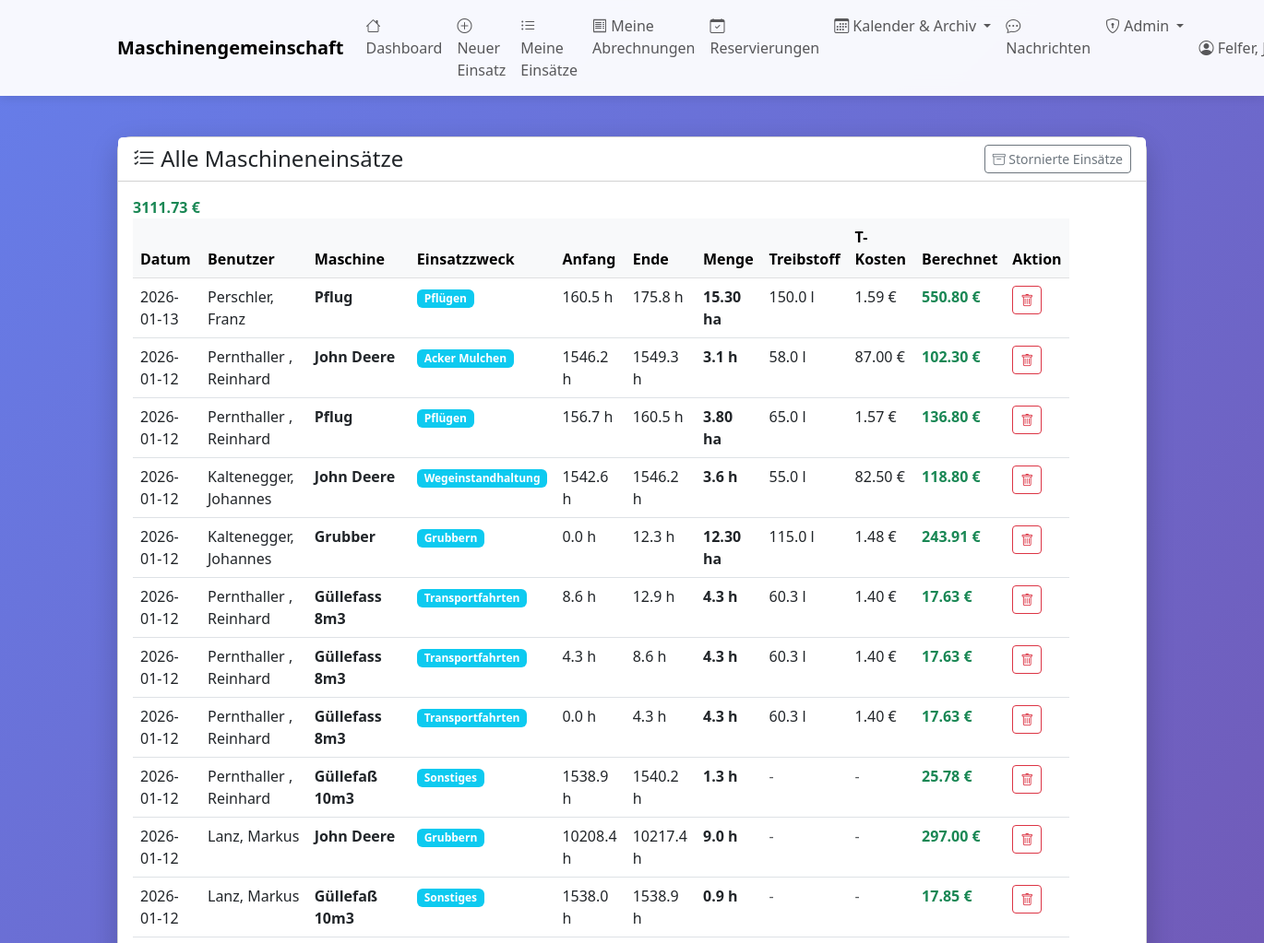
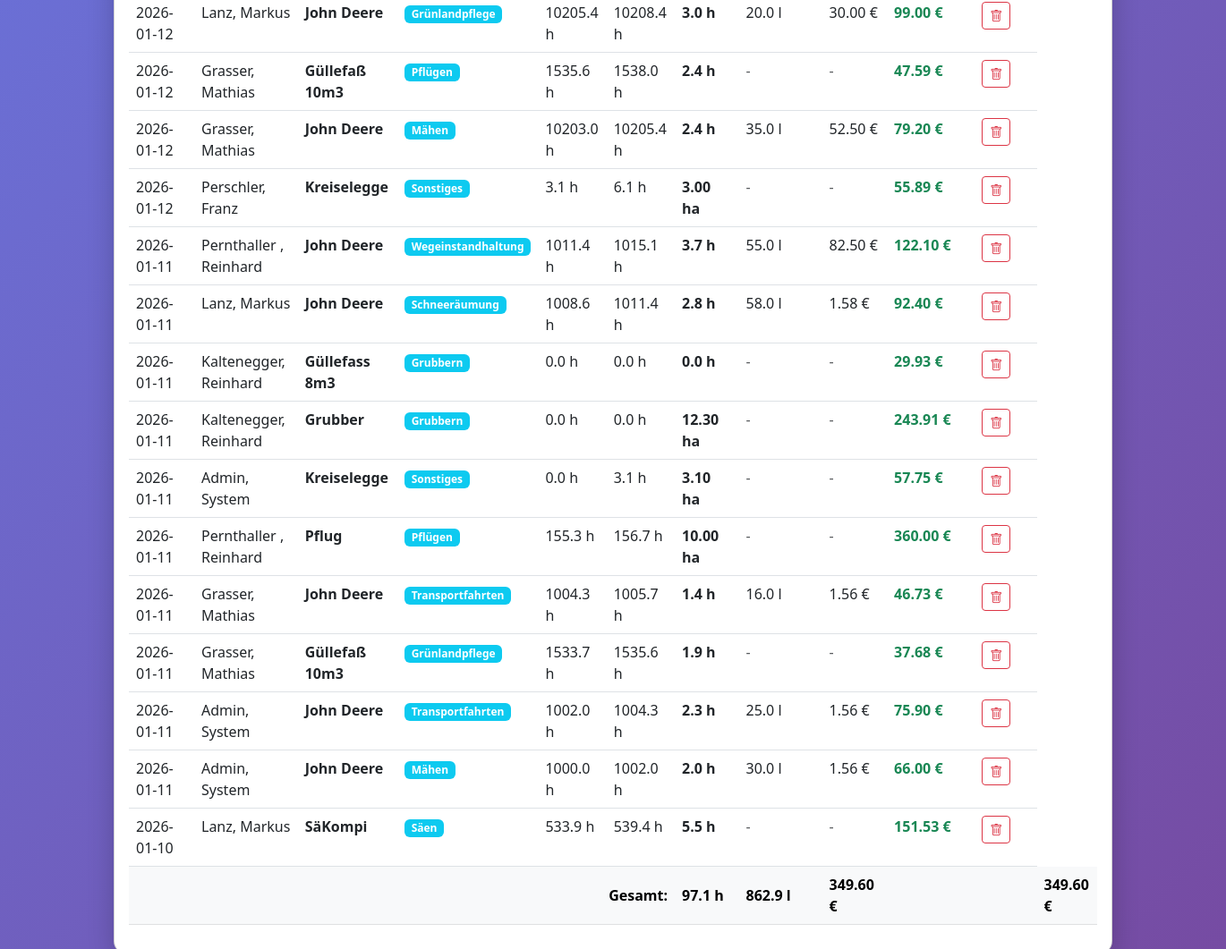
The app's page /admin/alle-einsaetze (signed in) with its own data (2 pictures, top to bottom).
### tables this page shows
CREATE TABLE maschinen (
    id INTEGER PRIMARY KEY AUTOINCREMENT,
    bezeichnung TEXT NOT NULL,
    hersteller TEXT,
    modell TEXT,
    baujahr INTEGER,
    kennzeichen TEXT,
    anschaffungsdatum DATE,
    stundenzaehler_aktuell REAL,
    naechste_wartung_bei REAL,
    aktiv BOOLEAN DEFAULT 1,
    bemerkungen TEXT
, abrechnungsart TEXT DEFAULT 'stunden', preis_pro_einheit REAL DEFAULT 0.0, wartungsintervall INTEGER DEFAULT 50, naechste_wartung REAL, anmerkungen TEXT, erfassungsmodus TEXT DEFAULT 'fortlaufend', gemeinschaft_id INTEGER DEFAULT 1 REFERENCES gemeinschaften(id), anschaffungspreis REAL DEFAULT 0.0, abschreibungsdauer_jahre INTEGER DEFAULT 10, treibstoff_berechnen BOOLEAN DEFAULT 0);

CREATE TABLE einsatzzwecke (
    id INTEGER PRIMARY KEY AUTOINCREMENT,
    bezeichnung TEXT NOT NULL UNIQUE,
    beschreibung TEXT,
    aktiv BOOLEAN DEFAULT 1
);

### web_app.py (the view)
@app.route('/admin/alle-einsaetze')
@admin_required
def admin_alle_einsaetze():
    with MaschinenDBContext(DB_PATH) as db:
        einsaetze = db.get_all_einsaetze()
    return render_template('admin_alle_einsaetze.html', einsaetze=einsaetze)

### database.py (called while the page is built)
    def connect(self):
        self.connection = sqlite3.connect(self.db_path)
        self.connection.row_factory = sqlite3.Row
        self.cursor = self.connection.cursor()

    def close(self):
        if self.connection:
            self.connection.close()

    def get_all_einsaetze(self, limit: int = None) -> List[Dict]:
        sql = "SELECT * FROM einsaetze_uebersicht"
        if limit:
            sql += f" LIMIT {limit}"
        self.cursor.execute(sql)
        return [dict(row) for row in self.cursor.fetchall()]

    def __enter__(self):
        self.connect()
        return self

    def __exit__(self, exc_type, exc_val, exc_tb):
        if exc_type is None:
            self.connection.commit()
        else:
            self.connection.rollback()
        self.close()
        return False

### web_app.py (called while the page is built)
def admin_required(f):
    @wraps(f)
    def decorated_function(*args, **kwargs):
        if 'benutzer_id' not in session:
            flash('Bitte melden Sie sich an.', 'warning')
            return redirect(url_for('login'))
        if not session.get('is_admin'):
            flash('Zugriff verweigert. Administrator-Rechte erforderlich.', 'danger')
            return redirect(url_for('dashboard'))
        return f(*args, **kwargs)
    return decorated_function

### templates/admin_alle_einsaetze.html (shortened to what this page needs)
{% extends "base.html" %}
{% block content %}
<div class="row mt-4">
    <div class="col-12">
        <div class="card">
            <div class="card-header bg-white d-flex justify-content-between align-items-center">
                <h4 class="mb-0">
                    <i class="bi bi-list-check"></i> Alle Maschineneinsätze
                </h4>
                <a href="{{ url_for('admin_stornierte_einsaetze') }}" class="btn btn-outline-secondary btn-sm">
                    <i class="bi bi-archive"></i> Stornierte Einsätze
                </a>
            </div>
            <div class="card-body">
                {% if einsaetze %}
                <div class="table-responsive">
                    <table class="table table-hover">
                        <thead class="table-light">
                            <tr>
                                <th>Datum</th>
                                <th>Benutzer</th>
                                <th>Maschine</th>
                                <th>Einsatzzweck</th>
                                <th>Anfang</th>
                                <th>Ende</th>
                                <th>Menge</th>
                                <th>Treibstoff</th>
                                <th>T-Kosten</th>
                                <th>Berechnet</th>
                                <th>Aktion</th>
                            </tr>
                        </thead>
                        <tbody>
                            {% for einsatz in einsaetze %}
                            <tr>
                                <td>{{ einsatz.datum }}</td>
                                <td>{{ einsatz.benutzer }}</td>
                                <td><strong>{{ einsatz.maschine }}</strong></td>
                                <td><span class="badge bg-info">{{ einsatz.einsatzzweck }}</span></td>
                                <td>{{ "%.1f"|format(einsatz.anfangstand) }} h</td>
                                <td>{{ "%.1f"|format(einsatz.endstand) }} h</td>
                                <td>
                                    {% if einsatz.abrechnungsart == 'hektar' and einsatz.flaeche_menge %}
                                        <strong>{{ "%.2f"|format(einsatz.flaeche_menge) }} ha</strong>
                                    {% elif einsatz.abrechnungsart == 'kilometer' and einsatz.flaeche_menge %}
                                        <strong>{{ "%.2f"|format(einsatz.flaeche_menge) }} km</strong>
                                    {% elif einsatz.abrechnungsart == 'stueck' and einsatz.flaeche_menge %}
                                        <strong>{{ "%.0f"|format(einsatz.flaeche_menge) }} St</strong>
                                    {% else %}
                                        <strong>{{ "%.1f"|format(einsatz.betriebsstunden) }} h</strong>
                                    {% endif %}
                                </td>
                                <td>
                                    {% if einsatz.treibstoffverbrauch %}
                                        {{ "%.1f"|format(einsatz.treibstoffverbrauch) }} l
                                    {% else %}
                                        <span class="text-muted">-</span>
                                    {% endif %}
                                </td>
                                <td>
                                    {% if einsatz.treibstoffkosten %}
                                        {{ "%.2f"|format(einsatz.treibstoffkosten) }} €
                                    {% else %}
                                        <span class="text-muted">-</span>
                                    {% endif %}
                                </td>
                                <td>
                                    {% if einsatz.kosten_berechnet %}
                                        <strong class="text-success">{{ "%.2f"|format(einsatz.kosten_berechnet) }} €</strong>
                                    {% else %}
                                        <span class="text-muted">-</span>
                                    {% endif %}
                                <td>
                                    <a href="{{ url_for('einsatz_stornieren', einsatz_id=einsatz.id) }}"
                                       class="btn btn-sm btn-outline-danger"
                                       onclick="return confirm('Soll dieser Einsatz wirklich storniert werden?')">
                                        <i class="bi bi-trash"></i>
                                    </a>
                                </td>
                                </td>
                            </tr>
                            {% endfor %}
                        </tbody>
                        <tfoot class="table-light">
                            <tr>
                                <td colspan="6" class="text-end"><strong>Gesamt:</strong></td>
                                <td><strong>{{ "%.1f"|format(einsaetze|sum(attribute='betriebsstunden')) }} h</strong></td>
                                <td>
                                    {% set treibstoff_gesamt = einsaetze|selectattr('treibstoffverbrauch')|sum(attribute='treibstoffverbrauch') %}
                                    {% if treibstoff_gesamt > 0 %}
                                        <strong>{{ "%.1f"|format(treibstoff_gesamt) }} l</strong>
                                    {% else %}
                                        -
                                    {% endif %}
                                </td>
                                <td>
                                    {% set kosten_gesamt = einsaetze|selectattr('treibstoffkosten')|sum(attribute='treibstoffkosten') %}
                                    {% if kosten_gesamt > 0 %}
                                        <strong>{{ "%.2f"|format(kosten_gesamt) }} €</strong>
                                    {% else %}
                                        -
                                    {% endif %}
                                </td>
                                <td>                                <td></td>                                    {% set berechnet_gesamt = einsaetze|selectattr('kosten_berechnet')|sum(attribute='kosten_berechnet') %}
                                    {% if berechnet_gesamt > 0 %}
                                        <strong class="text-success">{{ "%.2f"|format(berechnet_gesamt) }} €</strong>
                                    {% else %}
                                        -
                                    {% endif %}
                                </td>
                                <td>
                                    {% set kosten_gesamt = einsaetze|selectattr('treibstoffkosten')|sum(attribute='treibstoffkosten') %}
                                    {% if kosten_gesamt > 0 %}
                                        <strong>{{ "%.2f"|format(kosten_gesamt) }} €</strong>
                                    {% else %}
                                        -
                                    {% endif %}
                                </td>
                            </tr>
                        </tfoot>
                    </table>
                </div>
                {% else %}
                <div class="text-center py-5">
                    <i class="bi bi-inbox" style="font-size: 4rem; color: #ccc;"></i>
                    <p class="text-muted mt-3">Noch keine Einsätze vorhanden</p>
                </div>
                {% endif %}
            </div>
        </div>
    </div>
</div>
{% endblock %}

### templates/base.html (style rules this page uses)
body { min-height: 100vh; background: linear-gradient(135deg, #667eea 0%, #764ba2 100%); }
.card { border-radius: 15px; box-shadow: 0 10px 30px rgba(0,0,0,0.2); }

### records on screen
maschinen: datum "2026-01-13", benutzer "Perschler, Franz", maschine "Pflug", einsatzzweck "Pflügen", anfangstand "160.5", endstand "175.8", flaeche_menge "15.30", treibstoffverbrauch "150.0", treibstoffkosten "1.59", kosten_berechnet "550.80", datum "2026-01-12", benutzer "Pernthaller , Reinhard", anfangstand "156.7", endstand "160.5", flaeche_menge "3.80", treibstoffverbrauch "65.0", treibstoffkosten "1.57", kosten_berechnet "136.80", datum "2026-01-11", anfangstand "155.3", endstand "156.7", flaeche_menge "10.00", kosten_berechnet "360.00"
maschinen: datum "2026-01-12", benutzer "Pernthaller , Reinhard", maschine "John Deere", einsatzzweck "Acker Mulchen", anfangstand "1546.2", endstand "1549.3", betriebsstunden "3.1", treibstoffverbrauch "58.0", treibstoffkosten "87.00", kosten_berechnet "102.30", benutzer "Kaltenegger, Johannes", einsatzzweck "Wegeinstandhaltung", anfangstand "1542.6", endstand "1546.2", betriebsstunden "3.6", treibstoffverbrauch "55.0", treibstoffkosten "82.50", kosten_berechnet "118.80", benutzer "Lanz, Markus", einsatzzweck "Grubbern", anfangstand "10208.4", endstand "10217.4", betriebsstunden "9.0", kosten_berechnet "297.00", einsatzzweck "Grünlandpflege", anfangstand "10205.4", endstand "10208.4", betriebsstunden "3.0", treibstoffverbrauch "20.0", treibstoffkosten "30.00", kosten_berechnet "99.00", benutzer "Grasser, Mathias", einsatzzweck "Mähen", anfangstand "10203.0", endstand "10205.4", betriebsstunden "2.4", treibstoffverbrauch "35.0", treibstoffkosten "52.50", kosten_berechnet "79.20", datum "2026-01-11", anfangstand "1011.4", endstand "1015.1", betriebsstunden "3.7", kosten_berechnet "122.10", einsatzzweck "Schneeräumung", anfangstand "1008.6", endstand "1011.4", betriebsstunden "2.8", treibstoffkosten "1.58", kosten_berechnet "92.40", einsatzzweck "Transportfahrten", anfangstand "1004.3", endstand "1005.7", betriebsstunden "1.4", treibstoffverbrauch "16.0", treibstoffkosten "1.56", kosten_berechnet "46.73", benutzer "Admin, System", anfangstand "1002.0", endstand "1004.3", betriebsstunden "2.3", treibstoffverbrauch "25.0", kosten_berechnet "75.90", anfangstand "1000.0", endstand "1002.0", betriebsstunden "2.0", treibstoffverbrauch "30.0", kosten_berechnet "66.00"
maschinen: datum "2026-01-12", benutzer "Kaltenegger, Johannes", maschine "Grubber", einsatzzweck "Grubbern", anfangstand "0.0", endstand "12.3", flaeche_menge "12.30", treibstoffverbrauch "115.0", treibstoffkosten "1.48", kosten_berechnet "243.91", datum "2026-01-11", benutzer "Kaltenegger, Reinhard", endstand "0.0"
maschinen: datum "2026-01-12", benutzer "Pernthaller , Reinhard", maschine "Güllefass 8m3", einsatzzweck "Transportfahrten", anfangstand "8.6", endstand "12.9", betriebsstunden "4.3", treibstoffverbrauch "60.3", treibstoffkosten "1.40", kosten_berechnet "17.63", anfangstand "4.3", endstand "8.6", anfangstand "0.0", endstand "4.3", datum "2026-01-11", benutzer "Kaltenegger, Reinhard", einsatzzweck "Grubbern", endstand "0.0", betriebsstunden "0.0", kosten_berechnet "29.93"
maschinen: datum "2026-01-12", benutzer "Pernthaller , Reinhard", maschine "Güllefaß 10m3", einsatzzweck "Sonstiges", anfangstand "1538.9", endstand "1540.2", betriebsstunden "1.3", kosten_berechnet "25.78", benutzer "Lanz, Markus", anfangstand "1538.0", endstand "1538.9", betriebsstunden "0.9", kosten_berechnet "17.85", benutzer "Grasser, Mathias", einsatzzweck "Pflügen", anfangstand "1535.6", endstand "1538.0", betriebsstunden "2.4", kosten_berechnet "47.59", datum "2026-01-11", einsatzzweck "Grünlandpflege", anfangstand "1533.7", endstand "1535.6", betriebsstunden "1.9", kosten_berechnet "37.68"
maschinen: datum "2026-01-12", benutzer "Perschler, Franz", maschine "Kreiselegge", einsatzzweck "Sonstiges", anfangstand "3.1", endstand "6.1", flaeche_menge "3.00", kosten_berechnet "55.89", datum "2026-01-11", benutzer "Admin, System", anfangstand "0.0", endstand "3.1", flaeche_menge "3.10", kosten_berechnet "57.75"
maschinen: datum "2026-01-10", benutzer "Lanz, Markus", maschine "SäKompi", einsatzzweck "Säen", anfangstand "533.9", endstand "539.4", betriebsstunden "5.5", kosten_berechnet "151.53"

### other values on screen
{{ session.get('benutzer_name') }} "Felfer,…"
{{ "%.1f"|format(einsaetze|sum(attribute='betriebsstunden')) }} "97.1"
{{ "%.1f"|format(treibstoff_gesamt) }} "862.9"
{{ "%.2f"|format(kosten_gesamt) }} "349.60"
{{ "%.2f"|format(berechnet_gesamt) }} "3111.73"
